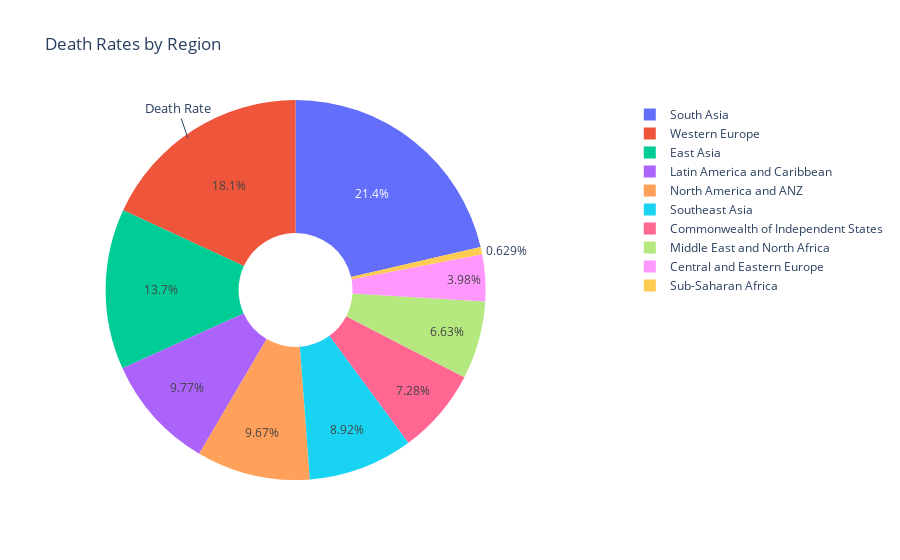

The notebook cell saved with this chart:
### Markdown cell above
### Death rate based on regions

To find the death rate of the region;

We collect the death rate of the countries in that region.

and divide by the number of countries in that region.

example: 

i = western Europe

x = all countries in this region.

death_rate = sum of happiness rates / x

### Code cell
# We put our singular regions on a list
regions =list(sorted_df["Regional indicator"].unique()) 
# happiness rates of regions
regions_death_rate = []

for i in regions:
    x = sorted_df[sorted_df["Regional indicator"] == i]
    death_rate = sum(x["sum_for_each_country"]) / len(x)
    regions_death_rate.append(death_rate) # add list

# figure
# We create a figure and do it for its operations.
fig = {
  "data": [
    {
      "values": regions_death_rate,
      "labels": regions, # region names on the side
      "domain": {"x": [0, .8]}, # chart size
      "name": "Death Rate",
      "hoverinfo":"label+percent+name", # text on hover
      "hole": .3, # the size of the hole in the middle
      "type": "pie" # chart type
    },],
  "layout": {
        "title":"Death Rates by Region", # chart title
        "annotations": [ # regulation of chart
            { "font": { "size": 13},
              "showarrow": True, # show arrow on
              "text": "Death Rate", # arrow text
                "x": 0.2, # x-axis
                "y": 0.9 # y-axis
            },
        ]
    }
}
iplot(fig)

### Figure 1 — Plotly figure (JSON) as saved in the notebook; plotly's stock layout.template omitted (floating-point values rounded to 4 significant figures)
{"data": [{"domain": {"x": [0, 0.8]}, "hole": 0.3, "hoverinfo": "label+percent+name", "labels": ["South Asia", "Latin America and Caribbean", "Western Europe", "Commonwealth of Independent States", "Middle East and North Africa", "East Asia", "Southeast Asia", "Central and Eastern Europe", "North America and ANZ", "Sub-Saharan Africa"], "name": "Death Rate", "type": "pie", "values": [4685000000.0, 2143000000.0, 3970000000.0, 1597000000.0, 1453000000.0, 2995578472, 1957000000.0, 872300000.0, 2120110235, 137900000.0]}], "layout": {"annotations": [{"font": {"size": 13}, "showarrow": true, "text": "Death Rate", "x": 0.2, "y": 0.9}], "title": {"text": "Death Rates by Region"}}}
